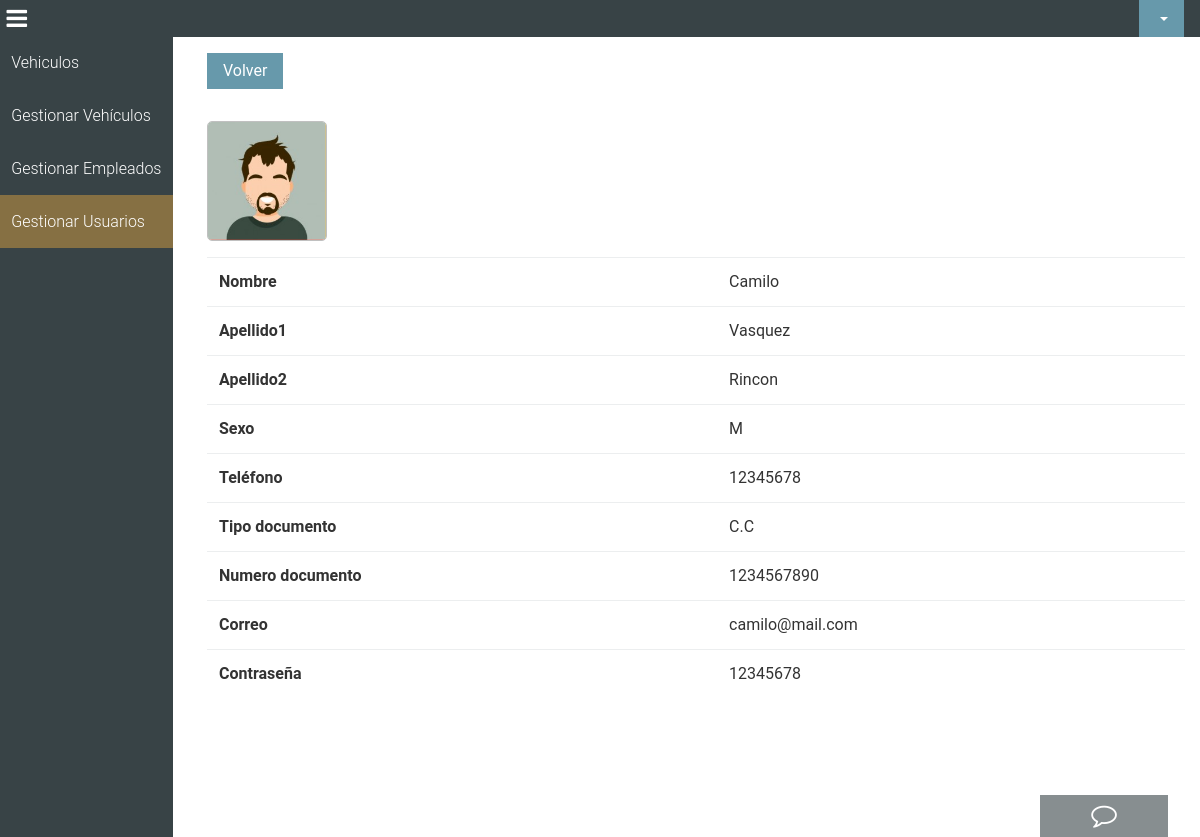
Page /dashboardadmin/gestion_usuarios/consultar_usuario.php?id=1 on the committed database.
### tables this page shows
CREATE TABLE `clientes` (
  `id_cliente` int(11) NOT NULL,
  `imagen` varchar(80) NOT NULL,
  `nombre` varchar(100) NOT NULL,
  `apellido1` varchar(100) NOT NULL,
  `apellido2` varchar(100) NOT NULL,
  `sexo` varchar(100) NOT NULL,
  `telefono` bigint(20) NOT NULL,
  `tipo_documento` varchar(100) NOT NULL,
  `numero_documento` int(11) NOT NULL,
  `correo` varchar(100) NOT NULL,
  `contrasena` varchar(100) NOT NULL
);

### dashboardadmin/gestion_usuarios/consultar_usuario.php (the view, shortened to what this page needs)
<?php
  require "../../php/conexion.php";
  if ($_GET) {
    $id     = $_GET['id'];
    $sql  = mysqli_query($con, "SELECT * FROM clientes WHERE id_cliente = $id");
    $row    = mysqli_fetch_array($sql);
  }
  include '../../layouts/header.php';
  include '../../layouts/navbar.php';
?>
  <div class="content">
    <div class="container-fluid">
      <a class="btn btn-primary" href="usuarios.php">Volver</a>
      <div class="table-fluid">
        <table class="table">
          <div class="form-group">
                <img id="avatar" src="../../imgs/<?php echo $row['imagen']; ?>">
         </div>
          <tr>
            <th>Nombre</th>
            <td><?php echo $row['nombre']; ?></td>
          </tr>
          <tr>
            <th>Apellido1</th>
            <td><?php echo $row['apellido1']; ?></td>
          </tr>
          <tr>
            <th>Apellido2</th>
            <td><?php echo $row['apellido2']; ?></td>
          </tr>
          <tr>
            <th>Sexo</th>
            <td><?php echo $row['sexo']; ?></td>
          </tr>
          <tr>
            <th>Teléfono</th>
            <td><?php echo $row['telefono']; ?></td>
          </tr>
          <tr>
            <th>Tipo documento</th>
            <td><?php echo $row['tipo_documento']; ?></td>
          </tr>
          <tr>
            <th>Numero documento</th>
            <td><?php echo $row['numero_documento']; ?></td>
          </tr>
          <tr>
            <th>Correo</th>
            <td><?php echo $row['correo']; ?></td>
          </tr>
          <tr>
            <th>Contraseña</th>
            <td><?php echo $row['contrasena']; ?></td>
          </tr>
        </table>
      </div>
    </div>
  </div>
<?php include '../../layouts/footer.php' ?>

### css/master.css (style rules this page uses)
body { color: #333; font-family: 'Roboto', sans-serif; }
html, body { height: 100%; }
.btn-primary { background-color: #6799ab; border: none; }
.table-fluid { overflow: auto; }
.btn { border-radius: initial; }
.content { padding-left: 12rem; height: 100%; }
.content div { margin-top: 1rem; }
img#avatar { border: 1px solid silver; border-radius: 5px; display: block; height: 120px; margin-bottom: 2px; width: 120px; }

### rows in the picture
clientes: imagen (picture), nombre "Camilo", apellido1 "Vasquez", apellido2 "Rincon", sexo "M", telefono "12345678", tipo_documento "C.C", numero_documento "1234567890", correo "camilo@mail.com", contrasena "12345678"
